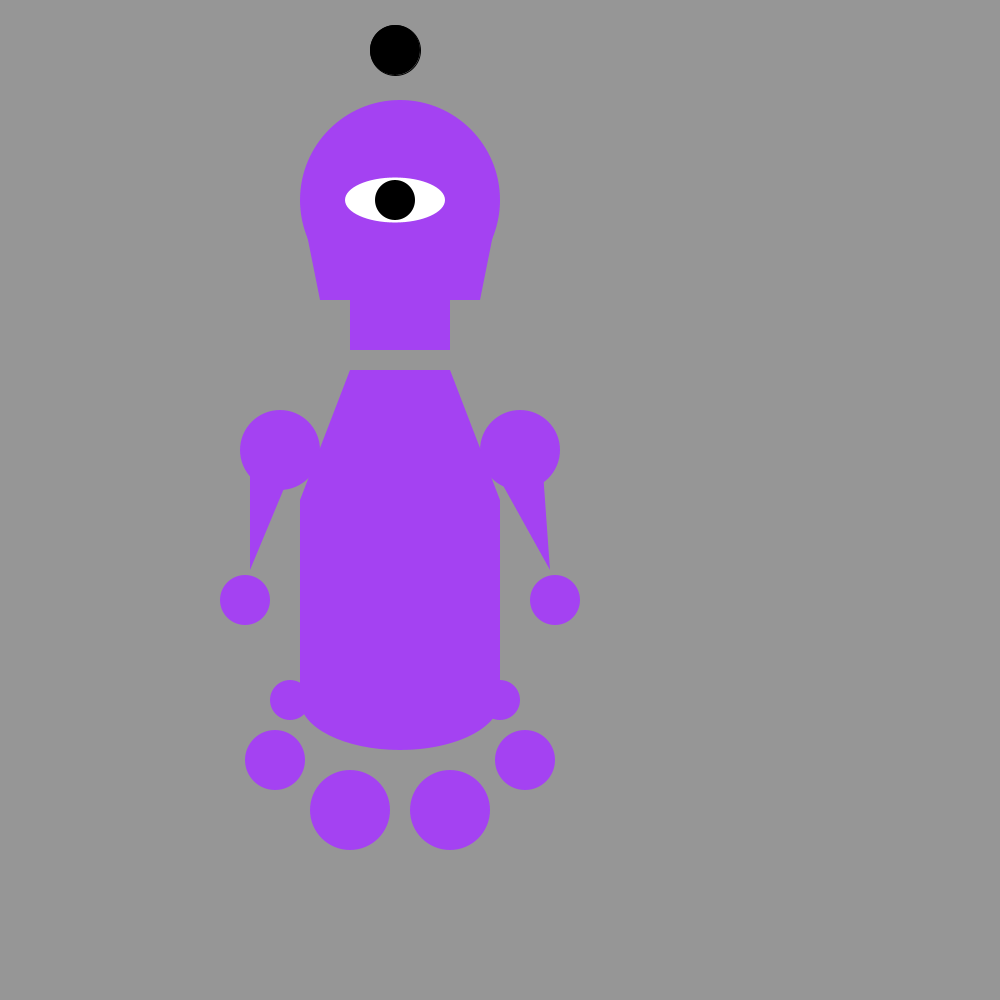
Frame 1 (no input)
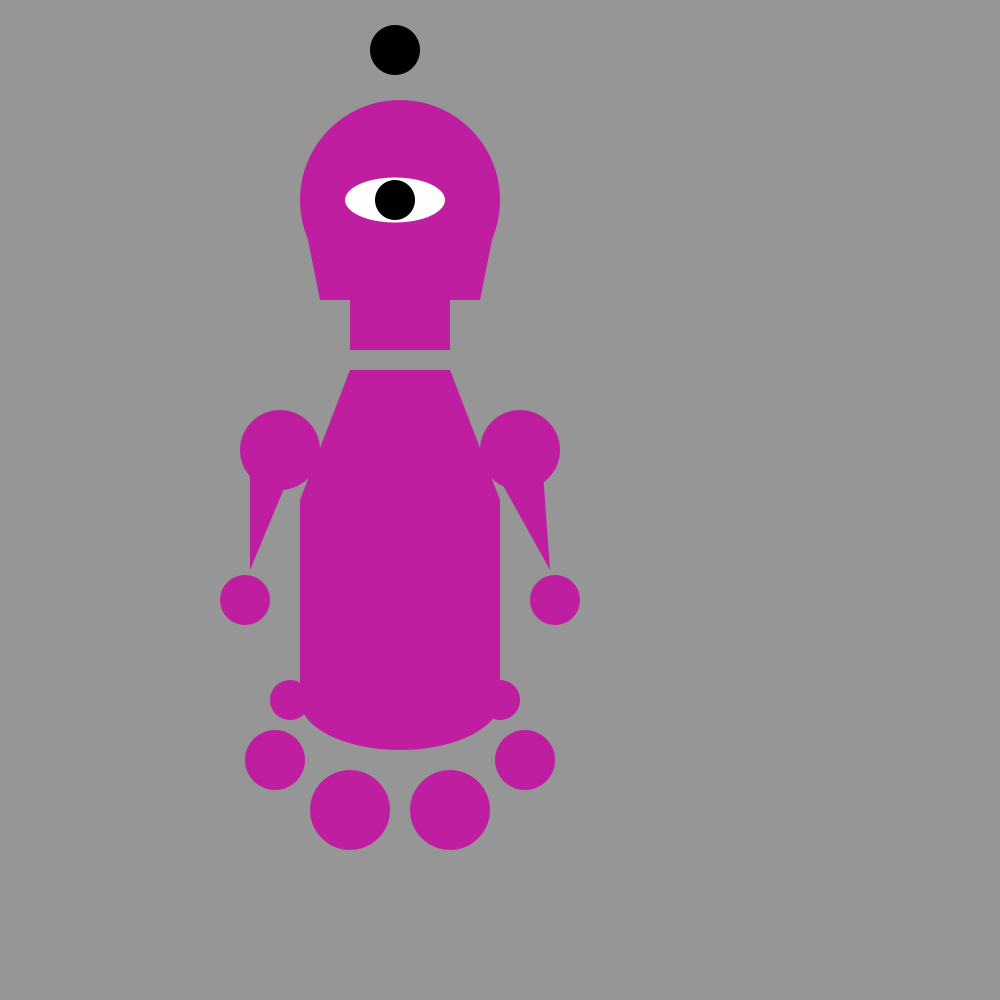
Frame 60 (the mouse pressed at the canvas centre just before this capture)
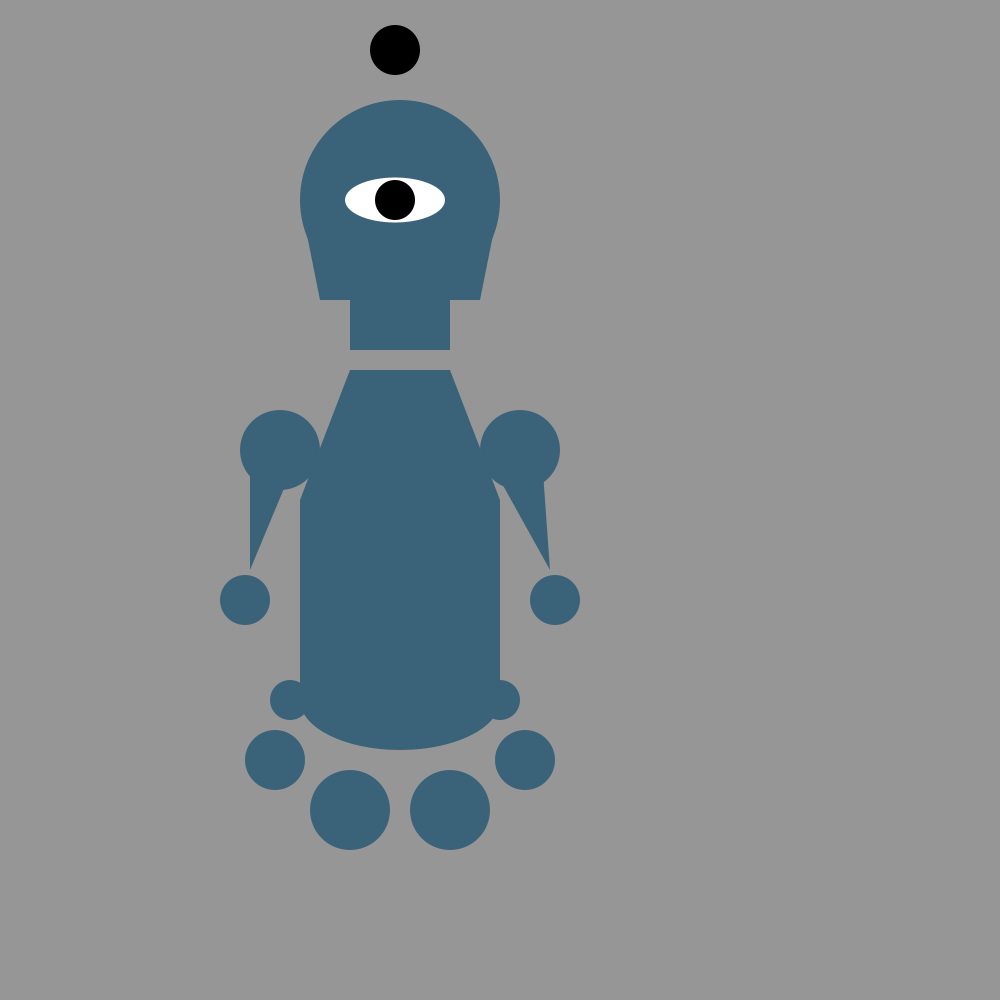
Frame 120 (the mouse held since frame 60 and released just before this capture)

The Processing sketch that drew these frames (run headless with seeded random() and noise(); from frame 60 on, the mouse is pressed at the canvas centre):

// Processing sketch: robot2
// ── robot2.pde

float angle =  0.0;
float xOffset;
float yOffset;
float scalar = 300;
float speed = 0.05;
  


void setup() {

  size(1000, 1000);

 
   
xOffset = width /2;
yOffset = height/2;

}

void draw(){
  
  
 background(150);
 
 float x = xOffset + sin (angle) * scalar;
 
 float y = yOffset + cos (angle) * scalar;
 

  //Antena

  

  fill(0);
  ellipse(395, 50, 50, 50);

  //head

  noStroke();
  
  fill (random(255),random(255),random(255));
  
  ellipse( 400,  200, 200,200);

  quad (350, 250, 450, 250, 450, 350, 350, 350  );  // order is mixed but working...

  


  quad (300, 200, 320, 300, 480, 300, 500, 200);




  //wheels



  ellipse(350, 810, 80, 80);
  ellipse(450, 810, 80, 80);

  

  ellipse(275, 760, 60, 60);
  ellipse(525, 760, 60, 60);



  ellipse(290, 700, 40, 40);
  ellipse(500, 700, 40, 40);



  //body
  

  quad (350, 370, 300, 500, 500, 500, 450, 370);

  rect(300, 500, 200, 200);

  ellipse(400, 700, 200, 100);


  //arms



  triangle(250, 430, 300, 450, 250, 570);

  triangle(500, 480, 540, 430, 550, 570);

  ellipse(245, 600, 50, 50);

  ellipse(555, 600, 50, 50);

  //shoulders



  ellipse(280, 450, 80, 80);
  ellipse(520, 450, 80, 80);

  //eye

  fill(255);
  ellipse(395, 200, 100, 45);

 fill(0);
  ellipse(395, 200, 40, 40);
  


 
   angle=+speed;
   }

 
